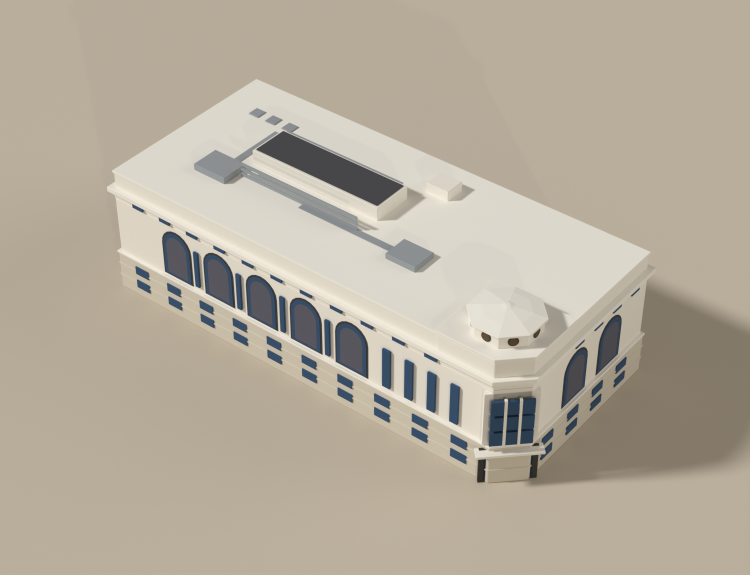
#> input picture artifacts/civic-center-courthouse/civic-center-courthouse-aerial.png, 1500 x 1150 px, given in place of civic-center-courthouse-north.png, which was not available (shown at 1/2 size)
$ python make_contact_sheet.py
#> lines starting #> are read from the running program, lines starting #| are printed output that depends on the picture; pictures that were not available may be replaced by others from this repository, and a replacement may not be noted
"""Compose the review renders into civic-center-courthouse-contact-sheet.png."""

from pathlib import Path

from PIL import Image, ImageDraw, ImageFont

HERE = Path(__file__).resolve().parent
BG = (237, 227, 209)
INK = (58, 52, 44)


def _font(size=34):
#> called with size = 34
    for p in ("/usr/share/fonts/truetype/dejavu/DejaVuSans-Bold.ttf",
              "/System/Library/Fonts/Supplemental/Arial Bold.ttf",
              "/System/Library/Fonts/Helvetica.ttc"):
        try:
            return ImageFont.truetype(p, size)
        except OSError:
            continue
    return ImageFont.load_default()


FONT = _font()
VIEWS = ["north", "east", "south", "west", "top", "aerial", "night", "night-corner"]
LABELS = {
    "north": "NORTH (Golden Gate Ave)",
    "east": "EAST (Polk St)",
    "south": "SOUTH (McAllister St front)",
    "west": "WEST (mid-block flank)",
    "top": "TOP (roofscape)",
    "aerial": "AERIAL (app camera)",
    "night": "NIGHT (glow set)",
    "night-corner": "NIGHT (corner lantern)",
}
COLS = 2
PAD = 40
LABEL_H = 56
CELL_W = 760


def load(view):
#> called with view = 'north'
    img = Image.open(HERE / f"civic-center-courthouse-{view}.png").convert("RGB")
    h = round(img.height * CELL_W / img.width)
#> h = 583
    return img.resize((CELL_W, h), Image.LANCZOS)
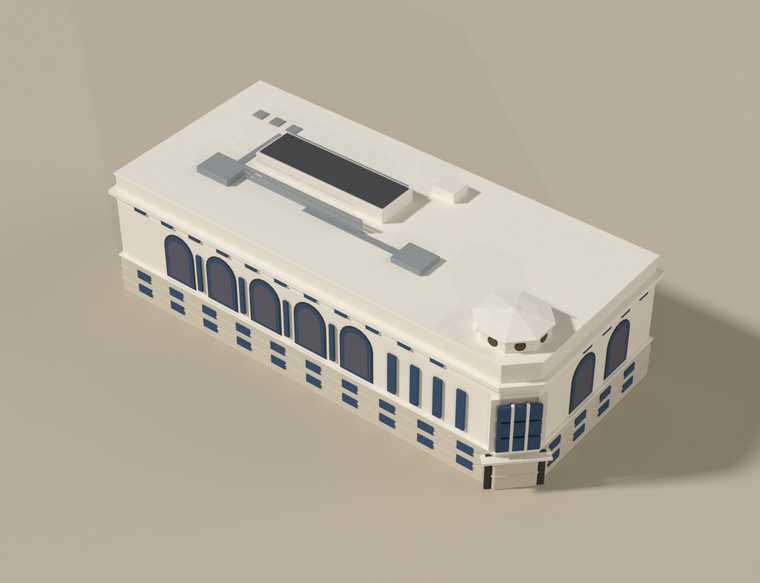
#> returned value: PIL image 760x583 RGB; mean R, G, B 181.3, 172.1, 156.6


def main():
    tiles = [load(v) for v in VIEWS]
#> call 2 of load, with view = 'east'
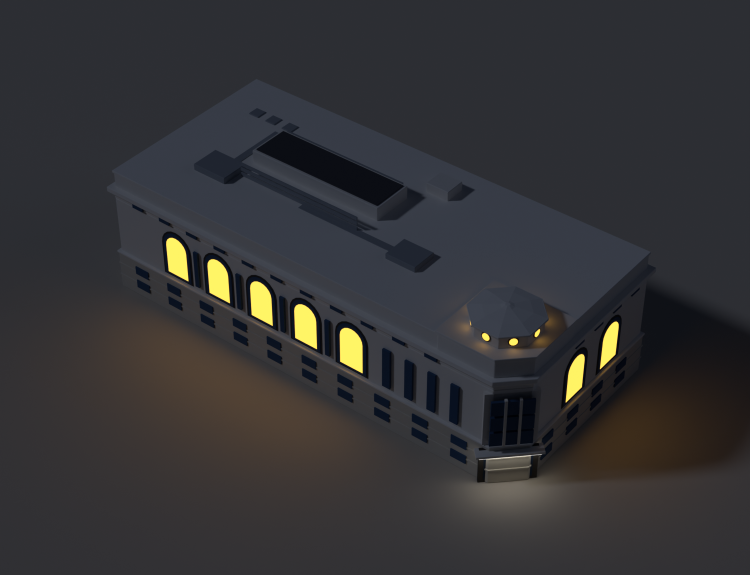
#> input picture artifacts/civic-center-courthouse/civic-center-courthouse-night.png, 1500 x 1150 px, given in place of civic-center-courthouse-east.png, which was not available (shown at 1/2 size)
#> in load (call 2), `return img.resize((CELL_W, h), Image.LANCZOS)`:
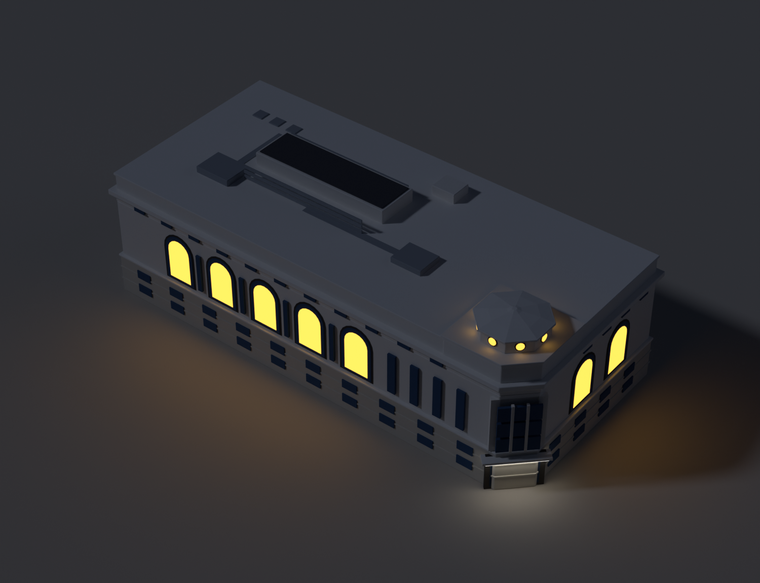
#> returned value: PIL image 760x583 RGB; mean R, G, B 51.6, 51, 52.6
    rows = [tiles[i : i + COLS] for i in range(0, len(tiles), COLS)]
    row_h = [LABEL_H + max(t.height for t in r) for r in rows]
    width = PAD + COLS * (CELL_W + PAD)
    height = PAD + sum(h + PAD for h in row_h)
    sheet = Image.new("RGB", (width, height), BG)
    draw = ImageDraw.Draw(sheet)

    y = PAD
    for ri, row in enumerate(rows):
        for ci, tile in enumerate(row):
            cx = PAD + ci * (CELL_W + PAD) + CELL_W // 2
            label = LABELS[VIEWS[ri * COLS + ci]]
            draw.text((cx, y + LABEL_H // 2), label, font=FONT, fill=INK, anchor="mm")
            sheet.paste(tile, (cx - tile.width // 2, y + LABEL_H))
        y += row_h[ri] + PAD

    out = HERE / "civic-center-courthouse-contact-sheet.png"
    sheet.save(out)
    print(f"[contact-sheet] {out}")


if __name__ == "__main__":
#> (the run stopped early here; a loop or call above may not have finished)
